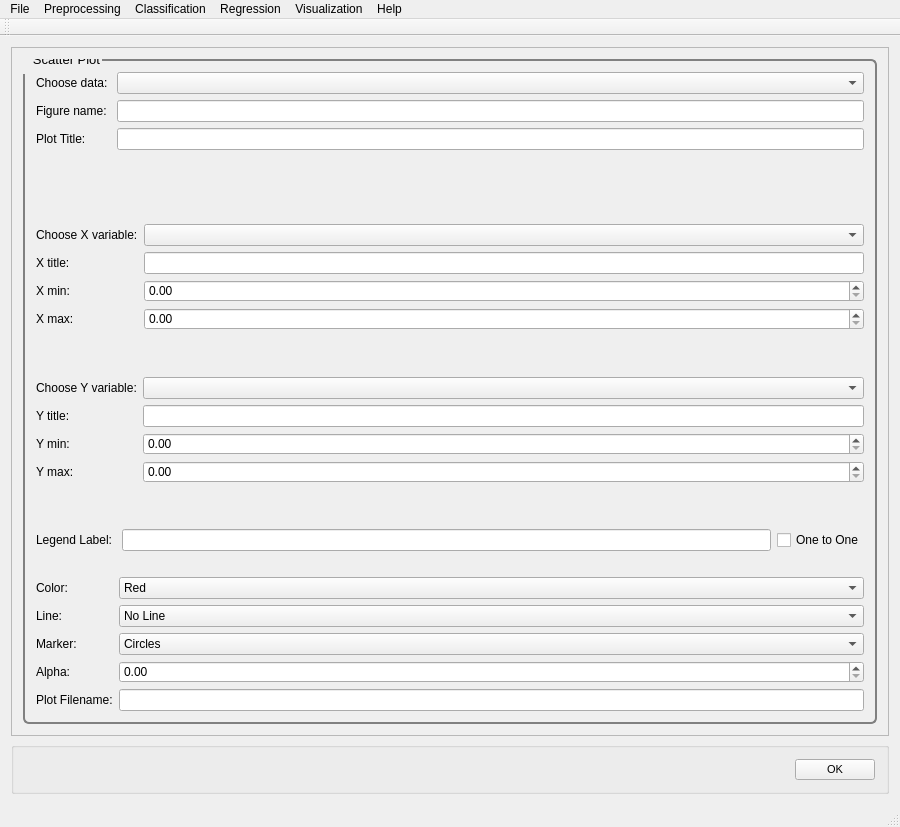
<?xml version="1.0" encoding="UTF-8"?>
<ui version="4.0">
 <class>MainWindow</class>
 <widget class="QMainWindow" name="MainWindow">
  <property name="geometry">
   <rect>
    <x>0</x>
    <y>0</y>
    <width>900</width>
    <height>827</height>
   </rect>
  </property>
  <property name="windowTitle">
   <string>PYSAT</string>
  </property>
  <widget class="QWidget" name="centralWidget">
   <layout class="QVBoxLayout" name="verticalLayout_9">
    <item>
     <widget class="QScrollArea" name="scrollArea">
      <property name="widgetResizable">
       <bool>true</bool>
      </property>
      <widget class="QWidget" name="scrollAreaWidgetContents_2">
       <property name="geometry">
        <rect>
         <x>0</x>
         <y>-141</y>
         <width>846</width>
         <height>792</height>
        </rect>
       </property>
       <property name="font">
        <font>
         <pointsize>8</pointsize>
        </font>
       </property>
       <property name="styleSheet">
        <string notr="true">QGroupBox {
  border: 2px solid gray;
  border-radius: 6px;
  margin-top: 0.5em;
}

QGroupBox::title {

  padding-top: -14px;
  padding-left: 8px;
}
</string>
       </property>
       <layout class="QVBoxLayout" name="verticalLayout_8">
        <item>
         <widget class="QGroupBox" name="plot">
          <property name="font">
           <font>
            <pointsize>10</pointsize>
           </font>
          </property>
          <property name="title">
           <string>Scatter Plot</string>
          </property>
          <layout class="QVBoxLayout" name="verticalLayout">
           <item>
            <layout class="QFormLayout" name="scatter_choosedata_flayout">
             <item row="0" column="0">
              <widget class="QLabel" name="scatter_choosedata_label">
               <property name="text">
                <string>Choose data: </string>
               </property>
              </widget>
             </item>
             <item row="0" column="1">
              <widget class="QComboBox" name="scatter_choosedata">
               <property name="iconSize">
                <size>
                 <width>50</width>
                 <height>20</height>
                </size>
               </property>
              </widget>
             </item>
             <item row="1" column="0">
              <widget class="QLabel" name="figname_label">
               <property name="text">
                <string>Figure name:</string>
               </property>
              </widget>
             </item>
             <item row="1" column="1">
              <widget class="QLineEdit" name="figname_text"/>
             </item>
             <item row="2" column="0">
              <widget class="QLabel" name="plot_title_label">
               <property name="text">
                <string>Plot Title: </string>
               </property>
              </widget>
             </item>
             <item row="2" column="1">
              <widget class="QLineEdit" name="plot_title_text">
               <property name="enabled">
                <bool>true</bool>
               </property>
              </widget>
             </item>
            </layout>
           </item>
           <item>
            <spacer name="horizontalSpacer_2">
             <property name="orientation">
              <enum>Qt::Horizontal</enum>
             </property>
             <property name="sizeHint" stdset="0">
              <size>
               <width>40</width>
               <height>20</height>
              </size>
             </property>
            </spacer>
           </item>
           <item>
            <layout class="QFormLayout" name="scatter_choosex_flayout">
             <property name="fieldGrowthPolicy">
              <enum>QFormLayout::AllNonFixedFieldsGrow</enum>
             </property>
             <item row="0" column="0">
              <widget class="QLabel" name="scatter_choosex_label">
               <property name="text">
                <string>Choose X variable:</string>
               </property>
              </widget>
             </item>
             <item row="0" column="1">
              <widget class="QComboBox" name="xvar_choices"/>
             </item>
             <item row="1" column="0">
              <widget class="QLabel" name="xtitle_label">
               <property name="text">
                <string>X title:</string>
               </property>
              </widget>
             </item>
             <item row="1" column="1">
              <widget class="QLineEdit" name="xtitle_text"/>
             </item>
             <item row="2" column="0">
              <widget class="QLabel" name="xmin_labe">
               <property name="text">
                <string>X min:</string>
               </property>
              </widget>
             </item>
             <item row="2" column="1">
              <widget class="QDoubleSpinBox" name="xmin_spin"/>
             </item>
             <item row="3" column="0">
              <widget class="QLabel" name="xmax_label">
               <property name="text">
                <string>X max:</string>
               </property>
              </widget>
             </item>
             <item row="3" column="1">
              <widget class="QDoubleSpinBox" name="xmax_spin"/>
             </item>
            </layout>
           </item>
           <item>
            <spacer name="horizontalSpacer">
             <property name="orientation">
              <enum>Qt::Horizontal</enum>
             </property>
             <property name="sizeHint" stdset="0">
              <size>
               <width>40</width>
               <height>20</height>
              </size>
             </property>
            </spacer>
           </item>
           <item>
            <layout class="QFormLayout" name="scatter_choosey_flayout">
             <item row="0" column="1">
              <widget class="QComboBox" name="yvar_choices"/>
             </item>
             <item row="1" column="0">
              <widget class="QLabel" name="ytitle_label">
               <property name="text">
                <string>Y title:</string>
               </property>
              </widget>
             </item>
             <item row="1" column="1">
              <widget class="QLineEdit" name="ytitle_text"/>
             </item>
             <item row="2" column="0">
              <widget class="QLabel" name="ymin_label">
               <property name="text">
                <string>Y min:</string>
               </property>
              </widget>
             </item>
             <item row="2" column="1">
              <widget class="QDoubleSpinBox" name="ymin_spin"/>
             </item>
             <item row="3" column="0">
              <widget class="QLabel" name="ymax_label">
               <property name="text">
                <string>Y max:</string>
               </property>
              </widget>
             </item>
             <item row="3" column="1">
              <widget class="QDoubleSpinBox" name="ymax_spin"/>
             </item>
             <item row="0" column="0">
              <widget class="QLabel" name="scatter_choosey_label">
               <property name="text">
                <string>Choose Y variable:</string>
               </property>
              </widget>
             </item>
            </layout>
           </item>
           <item>
            <spacer name="horizontalSpacer_3">
             <property name="orientation">
              <enum>Qt::Horizontal</enum>
             </property>
             <property name="sizeHint" stdset="0">
              <size>
               <width>40</width>
               <height>20</height>
              </size>
             </property>
            </spacer>
           </item>
           <item>
            <layout class="QHBoxLayout" name="legend_hlayout">
             <item>
              <widget class="QLabel" name="legend_label">
               <property name="text">
                <string>Legend Label: </string>
               </property>
              </widget>
             </item>
             <item>
              <widget class="QLineEdit" name="legend_label_text"/>
             </item>
             <item>
              <widget class="QCheckBox" name="onetoone">
               <property name="text">
                <string>One to One</string>
               </property>
              </widget>
             </item>
            </layout>
           </item>
           <item>
            <spacer name="horizontalSpacer_4">
             <property name="orientation">
              <enum>Qt::Horizontal</enum>
             </property>
             <property name="sizeHint" stdset="0">
              <size>
               <width>40</width>
               <height>20</height>
              </size>
             </property>
            </spacer>
           </item>
           <item>
            <layout class="QFormLayout" name="scatter_chooseline_flayout">
             <property name="fieldGrowthPolicy">
              <enum>QFormLayout::AllNonFixedFieldsGrow</enum>
             </property>
             <item row="0" column="0">
              <widget class="QLabel" name="color_label">
               <property name="text">
                <string>Color:</string>
               </property>
              </widget>
             </item>
             <item row="0" column="1">
              <widget class="QComboBox" name="color_choices">
               <property name="iconSize">
                <size>
                 <width>50</width>
                 <height>20</height>
                </size>
               </property>
               <item>
                <property name="text">
                 <string>Red</string>
                </property>
               </item>
               <item>
                <property name="text">
                 <string>Green</string>
                </property>
               </item>
               <item>
                <property name="text">
                 <string>Blue</string>
                </property>
               </item>
               <item>
                <property name="text">
                 <string>Cyan</string>
                </property>
               </item>
               <item>
                <property name="text">
                 <string>Magenta</string>
                </property>
               </item>
               <item>
                <property name="text">
                 <string>Yellow</string>
                </property>
               </item>
               <item>
                <property name="text">
                 <string>Black</string>
                </property>
               </item>
              </widget>
             </item>
             <item row="1" column="0">
              <widget class="QLabel" name="line_label">
               <property name="text">
                <string>Line:</string>
               </property>
              </widget>
             </item>
             <item row="1" column="1">
              <widget class="QComboBox" name="line_choices">
               <property name="iconSize">
                <size>
                 <width>50</width>
                 <height>20</height>
                </size>
               </property>
               <item>
                <property name="text">
                 <string>No Line</string>
                </property>
               </item>
               <item>
                <property name="text">
                 <string>Line</string>
                </property>
               </item>
               <item>
                <property name="text">
                 <string>Dashed Line</string>
                </property>
               </item>
               <item>
                <property name="text">
                 <string>Dotted Line</string>
                </property>
               </item>
              </widget>
             </item>
             <item row="2" column="0">
              <widget class="QLabel" name="marker_label">
               <property name="text">
                <string>Marker:</string>
               </property>
              </widget>
             </item>
             <item row="2" column="1">
              <widget class="QComboBox" name="marker_choices">
               <property name="iconSize">
                <size>
                 <width>50</width>
                 <height>20</height>
                </size>
               </property>
               <item>
                <property name="text">
                 <string>Circles</string>
                </property>
               </item>
               <item>
                <property name="text">
                 <string>Squares</string>
                </property>
               </item>
               <item>
                <property name="text">
                 <string>Diamonds</string>
                </property>
               </item>
               <item>
                <property name="text">
                 <string>Triangle Up</string>
                </property>
               </item>
               <item>
                <property name="text">
                 <string>Triangle Down</string>
                </property>
               </item>
               <item>
                <property name="text">
                 <string>Triangle Left</string>
                </property>
               </item>
               <item>
                <property name="text">
                 <string>Triangle Right</string>
                </property>
               </item>
               <item>
                <property name="text">
                 <string>None</string>
                </property>
               </item>
              </widget>
             </item>
             <item row="4" column="0">
              <widget class="QLabel" name="file_label">
               <property name="text">
                <string>Plot Filename:</string>
               </property>
              </widget>
             </item>
             <item row="4" column="1">
              <widget class="QLineEdit" name="file_text"/>
             </item>
             <item row="3" column="0">
              <widget class="QLabel" name="alpha_label">
               <property name="text">
                <string>Alpha:</string>
               </property>
              </widget>
             </item>
             <item row="3" column="1">
              <widget class="QDoubleSpinBox" name="alpha_spin"/>
             </item>
            </layout>
           </item>
          </layout>
         </widget>
        </item>
       </layout>
      </widget>
     </widget>
    </item>
    <item>
     <widget class="QGroupBox" name="OK">
      <layout class="QHBoxLayout" name="ok">
       <item>
        <spacer name="horizontalSpacer_5">
         <property name="orientation">
          <enum>Qt::Horizontal</enum>
         </property>
         <property name="sizeHint" stdset="0">
          <size>
           <width>40</width>
           <height>20</height>
          </size>
         </property>
        </spacer>
       </item>
       <item>
        <widget class="QPushButton" name="okButton">
         <property name="font">
          <font>
           <pointsize>8</pointsize>
          </font>
         </property>
         <property name="mouseTracking">
          <bool>false</bool>
         </property>
         <property name="text">
          <string>OK</string>
         </property>
        </widget>
       </item>
      </layout>
     </widget>
    </item>
   </layout>
  </widget>
  <widget class="QToolBar" name="mainToolBar">
   <attribute name="toolBarArea">
    <enum>TopToolBarArea</enum>
   </attribute>
   <attribute name="toolBarBreak">
    <bool>false</bool>
   </attribute>
  </widget>
  <widget class="QStatusBar" name="statusBar"/>
  <widget class="QMenuBar" name="menuBar">
   <property name="geometry">
    <rect>
     <x>0</x>
     <y>0</y>
     <width>900</width>
     <height>31</height>
    </rect>
   </property>
   <widget class="QMenu" name="menuFile">
    <property name="title">
     <string>File</string>
    </property>
    <addaction name="actionLoad_Refence_Data"/>
    <addaction name="actionLoad_Unknown_Data"/>
    <addaction name="actionSet_output_location"/>
    <addaction name="separator"/>
    <addaction name="actionSave_Current_Plots"/>
    <addaction name="actionSave_Current_Data"/>
    <addaction name="separator"/>
    <addaction name="actionCreate_New_Workflow"/>
    <addaction name="actionSave_Current_Workflow"/>
    <addaction name="separator"/>
    <addaction name="actionExit"/>
   </widget>
   <widget class="QMenu" name="menuPreprocessing">
    <property name="title">
     <string>Preprocessing</string>
    </property>
    <widget class="QMenu" name="menuBaseline_Removal">
     <property name="title">
      <string>Baseline Removal</string>
     </property>
     <addaction name="actionALS"/>
     <addaction name="actionDietrich"/>
     <addaction name="actionPolyFit"/>
     <addaction name="actionAirPLS"/>
     <addaction name="actionFABC"/>
     <addaction name="actionKK"/>
     <addaction name="actionMario"/>
     <addaction name="actionMedian"/>
     <addaction name="actionRubberband"/>
     <addaction name="actionUndecimated_Wavelet"/>
    </widget>
    <widget class="QMenu" name="menuCalibration_Transfer">
     <property name="title">
      <string>Calibration Transfer</string>
     </property>
     <addaction name="actionRatio"/>
     <addaction name="actionTommy_s_Methgod"/>
     <addaction name="actionPiecewise_Direct_Standardization"/>
     <addaction name="actionOthers_3"/>
    </widget>
    <addaction name="actionNormalization"/>
    <addaction name="actionNoise_Reduction"/>
    <addaction name="actionApply_Mask"/>
    <addaction name="actionInterpolate"/>
    <addaction name="actionInstrument_Response"/>
    <addaction name="menuBaseline_Removal"/>
    <addaction name="menuCalibration_Transfer"/>
    <addaction name="actionICA_2"/>
    <addaction name="actionPCA_2"/>
   </widget>
   <widget class="QMenu" name="menuRegression">
    <property name="title">
     <string>Regression</string>
    </property>
    <addaction name="actionCross_Validation"/>
    <addaction name="actionTrain"/>
    <addaction name="actionPredict"/>
    <addaction name="actionCreate_N_Folds"/>
    <addaction name="actionCreate_Test_Folds"/>
    <addaction name="actionSubmodel_Ranges"/>
   </widget>
   <widget class="QMenu" name="menuHelp">
    <property name="title">
     <string>Help</string>
    </property>
    <addaction name="actionIndex"/>
    <addaction name="actionContent_2"/>
    <addaction name="separator"/>
    <addaction name="actionAbout"/>
    <addaction name="actionAbout_QtCreator"/>
   </widget>
   <widget class="QMenu" name="menuClassification">
    <property name="title">
     <string>Classification</string>
    </property>
    <widget class="QMenu" name="menuSupervised">
     <property name="title">
      <string>Supervised</string>
     </property>
     <addaction name="actionPLS_DA"/>
     <addaction name="actionSIMCA"/>
    </widget>
    <widget class="QMenu" name="menuClustering">
     <property name="title">
      <string>Clustering</string>
     </property>
     <addaction name="actionK_means"/>
     <addaction name="actionHierarchical_2"/>
    </widget>
    <addaction name="menuSupervised"/>
    <addaction name="menuClustering"/>
   </widget>
   <widget class="QMenu" name="menuVisualization">
    <property name="title">
     <string>Visualization</string>
    </property>
    <addaction name="actionLine_Plot"/>
    <addaction name="action1_to_1_Plot"/>
    <addaction name="actionScatter_Plot"/>
   </widget>
   <addaction name="menuFile"/>
   <addaction name="menuPreprocessing"/>
   <addaction name="menuClassification"/>
   <addaction name="menuRegression"/>
   <addaction name="menuVisualization"/>
   <addaction name="menuHelp"/>
  </widget>
  <action name="actionLoad_Refence_Data">
   <property name="text">
    <string>Load Refence Data</string>
   </property>
  </action>
  <action name="actionLoad_Unknown_Data">
   <property name="text">
    <string>Load Unknown Data</string>
   </property>
  </action>
  <action name="actionSave_Current_Workflow">
   <property name="text">
    <string>Save Current Workflow</string>
   </property>
  </action>
  <action name="actionSave_Current_Plots">
   <property name="text">
    <string>Save Current Plots</string>
   </property>
  </action>
  <action name="actionSave_Current_Data">
   <property name="text">
    <string>Save Current Data</string>
   </property>
  </action>
  <action name="actionCreate_New_Workflow">
   <property name="text">
    <string>Create New Workflow</string>
   </property>
  </action>
  <action name="actionNoise_Reduction">
   <property name="text">
    <string>Noise Reduction</string>
   </property>
  </action>
  <action name="actionApply_Mask">
   <property name="text">
    <string>Apply Mask</string>
   </property>
  </action>
  <action name="actionInterpolate">
   <property name="text">
    <string>Interpolate (unknown to known)</string>
   </property>
  </action>
  <action name="actionInstrument_Response">
   <property name="text">
    <string>Instrument Response</string>
   </property>
  </action>
  <action name="actionALS">
   <property name="text">
    <string>ALS</string>
   </property>
  </action>
  <action name="actionDietrich">
   <property name="text">
    <string>Dietrich</string>
   </property>
  </action>
  <action name="actionPolyFit">
   <property name="text">
    <string>PolyFit</string>
   </property>
  </action>
  <action name="actionAirPLS">
   <property name="text">
    <string>AirPLS</string>
   </property>
  </action>
  <action name="actionFABC">
   <property name="text">
    <string>FABC</string>
   </property>
  </action>
  <action name="actionKK">
   <property name="text">
    <string>KK</string>
   </property>
  </action>
  <action name="actionMario">
   <property name="text">
    <string>Mario</string>
   </property>
  </action>
  <action name="actionMedian">
   <property name="text">
    <string>Median</string>
   </property>
  </action>
  <action name="actionRubberband">
   <property name="text">
    <string>Rubberband</string>
   </property>
  </action>
  <action name="actionUndecimated_Wavelet">
   <property name="text">
    <string>Undecimated Wavelet</string>
   </property>
  </action>
  <action name="actionRatio">
   <property name="text">
    <string>Ratio</string>
   </property>
  </action>
  <action name="actionTommy_s_Methgod">
   <property name="text">
    <string>Tommy's Method</string>
   </property>
  </action>
  <action name="actionPiecewise_Direct_Standardization">
   <property name="text">
    <string>Piecewise Direct Standardization</string>
   </property>
  </action>
  <action name="actionPCA">
   <property name="text">
    <string>PCA</string>
   </property>
  </action>
  <action name="actionICA">
   <property name="text">
    <string>ICA</string>
   </property>
  </action>
  <action name="actionK_Means">
   <property name="text">
    <string>K-Means</string>
   </property>
  </action>
  <action name="actionHierarchical">
   <property name="text">
    <string>Hierarchical</string>
   </property>
  </action>
  <action name="actionOthers">
   <property name="text">
    <string>Others...</string>
   </property>
  </action>
  <action name="actionOthers_2">
   <property name="text">
    <string>Others...</string>
   </property>
  </action>
  <action name="actionOthers_3">
   <property name="text">
    <string>Others...</string>
   </property>
  </action>
  <action name="actionPLS">
   <property name="text">
    <string>PLS</string>
   </property>
  </action>
  <action name="actionSM_PLS">
   <property name="text">
    <string>SM-PLS</string>
   </property>
  </action>
  <action name="actionICA_Regression">
   <property name="text">
    <string>ICA Regression</string>
   </property>
  </action>
  <action name="actionGaussian_Process">
   <property name="text">
    <string>Gaussian Process</string>
   </property>
  </action>
  <action name="actionMLP">
   <property name="text">
    <string>MLP</string>
   </property>
  </action>
  <action name="actionSVM">
   <property name="text">
    <string>SVM</string>
   </property>
  </action>
  <action name="actionOthers_4">
   <property name="text">
    <string>Others...</string>
   </property>
  </action>
  <action name="actionOthers_5">
   <property name="text">
    <string>Others...</string>
   </property>
  </action>
  <action name="actionIndex">
   <property name="text">
    <string>Index</string>
   </property>
  </action>
  <action name="actionContent_2">
   <property name="text">
    <string>Content</string>
   </property>
  </action>
  <action name="actionAbout">
   <property name="text">
    <string>About...</string>
   </property>
  </action>
  <action name="actionAbout_QtCreator">
   <property name="text">
    <string>About Qt...</string>
   </property>
  </action>
  <action name="actionExit">
   <property name="text">
    <string>Exit</string>
   </property>
  </action>
  <action name="actionNormalization">
   <property name="text">
    <string>Normalization</string>
   </property>
  </action>
  <action name="actionICA_2">
   <property name="text">
    <string>ICA</string>
   </property>
  </action>
  <action name="actionPCA_2">
   <property name="text">
    <string>PCA</string>
   </property>
  </action>
  <action name="actionPLS_DA">
   <property name="text">
    <string>PLS-DA</string>
   </property>
  </action>
  <action name="actionSIMCA">
   <property name="text">
    <string>SIMCA</string>
   </property>
  </action>
  <action name="actionK_means">
   <property name="text">
    <string>K-means</string>
   </property>
  </action>
  <action name="actionHierarchical_2">
   <property name="text">
    <string>Hierarchical</string>
   </property>
  </action>
  <action name="actionCross_Validation">
   <property name="text">
    <string>Cross Validation</string>
   </property>
  </action>
  <action name="actionTrain">
   <property name="text">
    <string>Train</string>
   </property>
  </action>
  <action name="actionPredict">
   <property name="text">
    <string>Predict</string>
   </property>
  </action>
  <action name="actionLine_Plot">
   <property name="text">
    <string>Line Plot</string>
   </property>
  </action>
  <action name="action1_to_1_Plot">
   <property name="text">
    <string>1 to 1 Plot</string>
   </property>
  </action>
  <action name="actionScatter_Plot">
   <property name="text">
    <string>Scatter Plot</string>
   </property>
  </action>
  <action name="actionSet_output_location">
   <property name="text">
    <string>Output Location</string>
   </property>
  </action>
  <action name="actionCreate_N_Folds">
   <property name="text">
    <string>Create N Folds</string>
   </property>
  </action>
  <action name="actionCreate_Test_Folds">
   <property name="text">
    <string>Create Test Folds</string>
   </property>
  </action>
  <action name="actionSubmodel_Ranges">
   <property name="text">
    <string>Submodel Ranges</string>
   </property>
  </action>
 </widget>
 <layoutdefault spacing="6" margin="11"/>
 <resources/>
 <connections/>
</ui>
